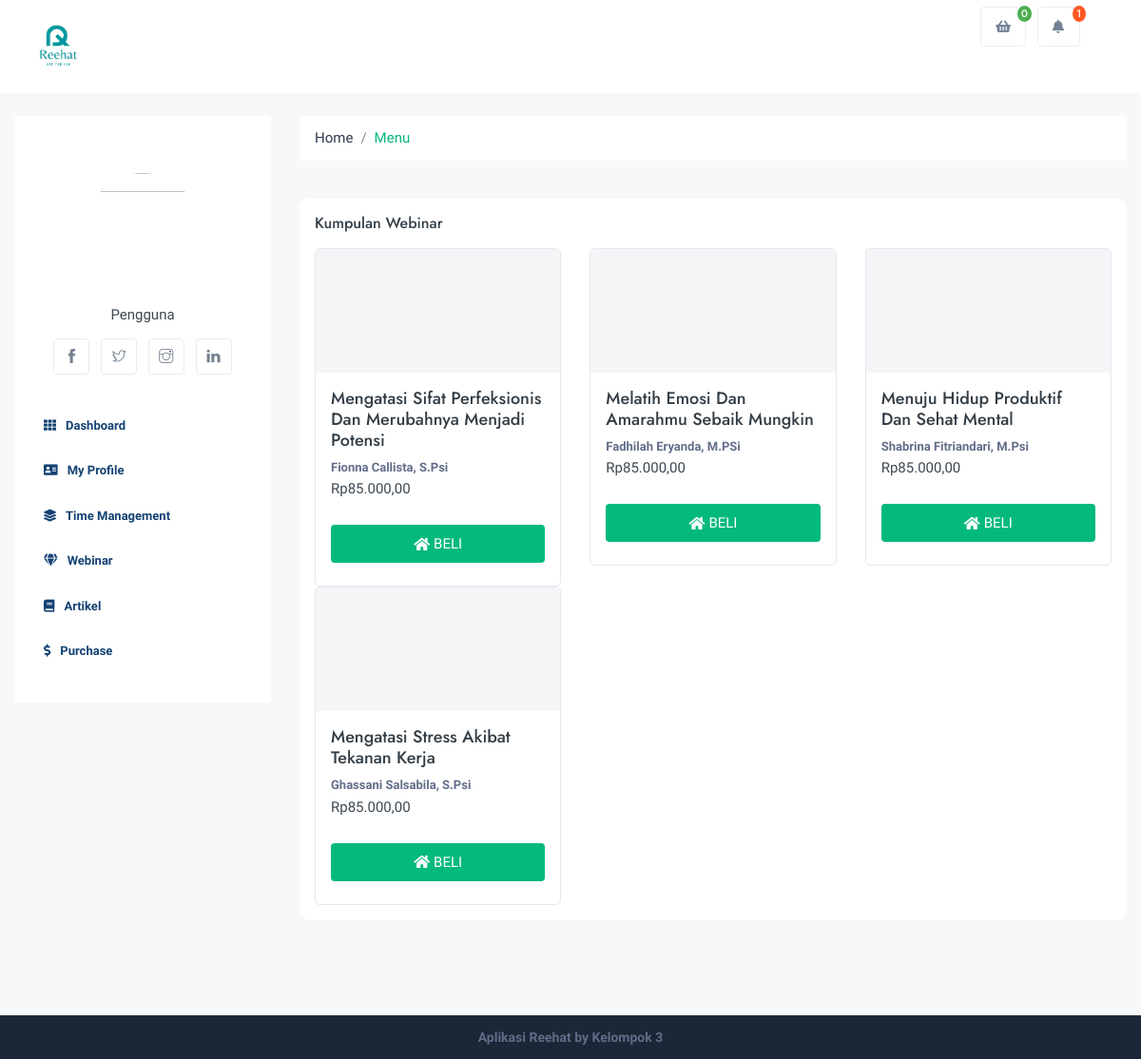
/index.php/user/webinar, run on an earlier commit of the app's database.
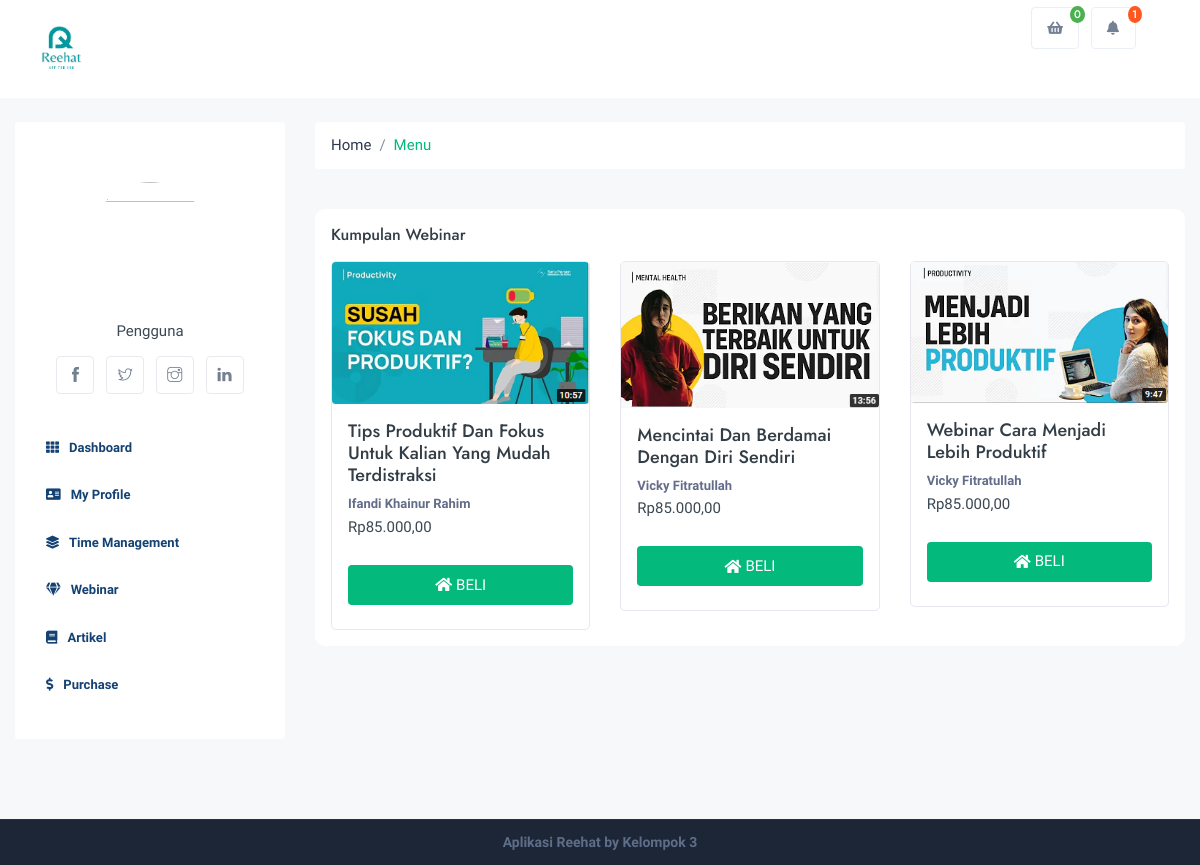
And on a later commit of the database.
### tables this page shows
CREATE TABLE `webinars` (
  `id` int(11) NOT NULL,
  `title` varchar(128) NOT NULL,
  `thumbnail` varchar(128) NOT NULL,
  `description` text NOT NULL,
  `mentor` varchar(128) NOT NULL,
  `cost` int(11) NOT NULL,
  `video_url` varchar(128) NOT NULL,
  `url` varchar(128) NOT NULL,
  `updated_at` varchar(25) NOT NULL,
  `created_at` varchar(25) NOT NULL
);

### application/controllers/User.php (called while the page is built, shortened)
<?php
class User extends CI_Controller {
	public function __construct()
	{
		$this->load->model('User_model');
	}
	public function webinar()
	{
		$data = [
			'title' => 'Webinar User',
			'user' => $this->db->get_where('users', ['email' => $this->session->userdata('email')])->row_array(),
			'payments' => $this->db->where('name_user', $this->session->userdata('full_name'))->get('payments'),
			'payment_notif' => $this->db->where('name_user', $this->session->userdata('full_name'))->get('payments')->num_rows(),
			'webinars' => $this->db->order_by('id','DESC')->get('webinars')
		];
		$this->load->view('template/user/header', $data);
		$this->load->view('pages/user/webinar/list', $data);
		$this->load->view('template/user/footer');
	}
}

### index.php (called while the page is built, shortened)
<?php
require_once BASEPATH.'core/CodeIgniter.php';

### application/views/pages/user/webinar/list.php (the view)
<div class="row">
    <div class="col-xl-12 col-lg-12 col-md-12">
        <div class="dashboard_wrap">
            <div class="row justify-content-between">
                <div class="col-xl-8 col-lg-9 col-md-12">
                    <div class="form-group smalls">
                        <h6 class="m-0">Kumpulan Webinar</h6>
                    </div>
                </div>
            </div>
            <div class="row">
                <?php foreach($webinars->result() as $webinar): ?>
                <div class="col-xl-4 col-lg-6 col-md-6 col-sm-12">
                    <div class="th_sety">
                        <div class="th_sety_thumb">
                            <img src="<?= base_url('assets/img/webinar'); ?>/<?= $webinar->thumbnail ?>" class="img-fluid rounded" alt="" />
                        </div>
                        <div class="th_sety_caption">
                            <h5><?= $webinar->title ?></h5>
                            <div class="sedi_09"><?= $webinar->mentor ?></div>
                            <p>Rp<?= number_format($webinar->cost,2,',','.'); ?></p>
                            <a href="<?= base_url('user/pembayaran'); ?>/<?= $webinar->url ?>" class="them_sct active mt-4 mb-2" onclick="return confirm('Yakin ingin membeli webinar ini ?')"><i class="fas fa-home mr-1"></i>BELI</a>
                        </div>
                    </div>
                </div>
                <?php endforeach ?>
            </div>
        </div>
    </div>
</div>

What changed in the data, as far as the page shows it:
removed webinars: title "Mengatasi Sifat Perfeksionis Dan Merubahnya Menjadi Potensi", mentor "Fionna Callista, S.Psi", cost "85.000,00"
changed webinars: thumbnail: picture added; title "Melatih Emosi Dan Amarahmu Sebaik Mungkin" → "Tips Produktif Dan Fokus Untuk Kalian Yang Mudah Terdistraksi"; mentor "Fadhilah Eryanda, M.PSi" → "Ifandi Khainur Rahim"
changed webinars: thumbnail: picture added; title "Menuju Hidup Produktif Dan Sehat Mental" → "Mencintai Dan Berdamai Dengan Diri Sendiri"; mentor "Shabrina Fitriandari, M.Psi" → "Vicky Fitratullah"
changed webinars: thumbnail: picture added; title "Mengatasi Stress Akibat Tekanan Kerja" → "Webinar Cara Menjadi Lebih Produktif"; mentor "Ghassani Salsabila, S.Psi" → "Vicky Fitratullah"
